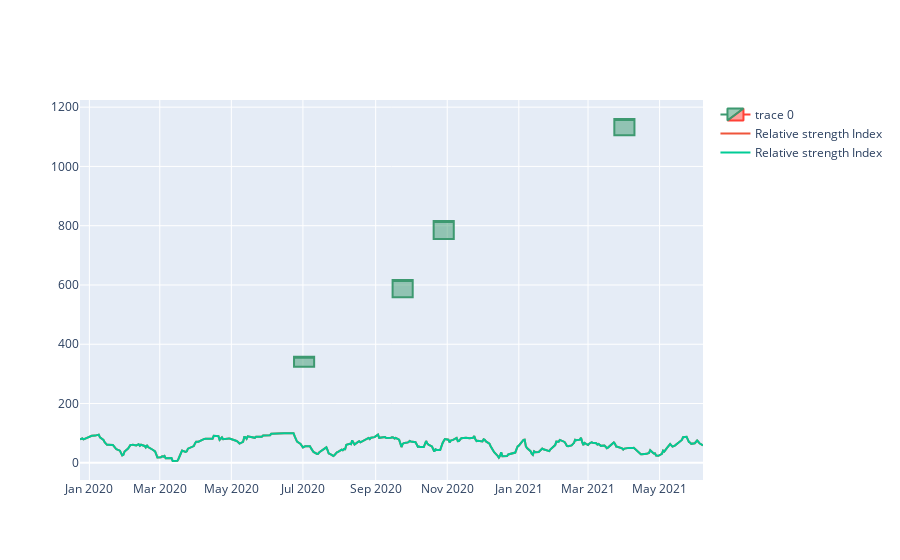

Notebook code cell kept with this figure:
### Code cell
fig.add_trace(go.Scatter(x= ly.index, y= ly.Rsi, name='Relative strength Index'))

### Figure 1 — Plotly figure (JSON) as saved in the notebook; plotly's stock layout.template omitted (floating-point values rounded to 4 significant figures; data arrays with more than 128 entries replaced by an {"elided": "..."} marker saying what was removed)
{"data": [{"close": [1160.0, 815.7, 617.0, 358.0], "high": [1160.0, 815.7, 617.7, 358.0], "low": [1105.0, 755, 558.8, 324.0], "open": [1105.0, 755, 558.8, 324.0], "type": "candlestick", "x": ["2021-04-01T00:00:00", "2020-10-29T00:00:00", "2020-09-24T00:00:00", "2020-07-02T00:00:00"]}, {"name": "Relative strength Index", "type": "scatter", "x": {"elided": "360 str values"}, "y": {"elided": "360 float values"}}, {"name": "Relative strength Index", "type": "scatter", "x": {"elided": "360 str values"}, "y": {"elided": "360 float values"}}], "layout": {"xaxis": {"rangeslider": {"visible": false}}}}
